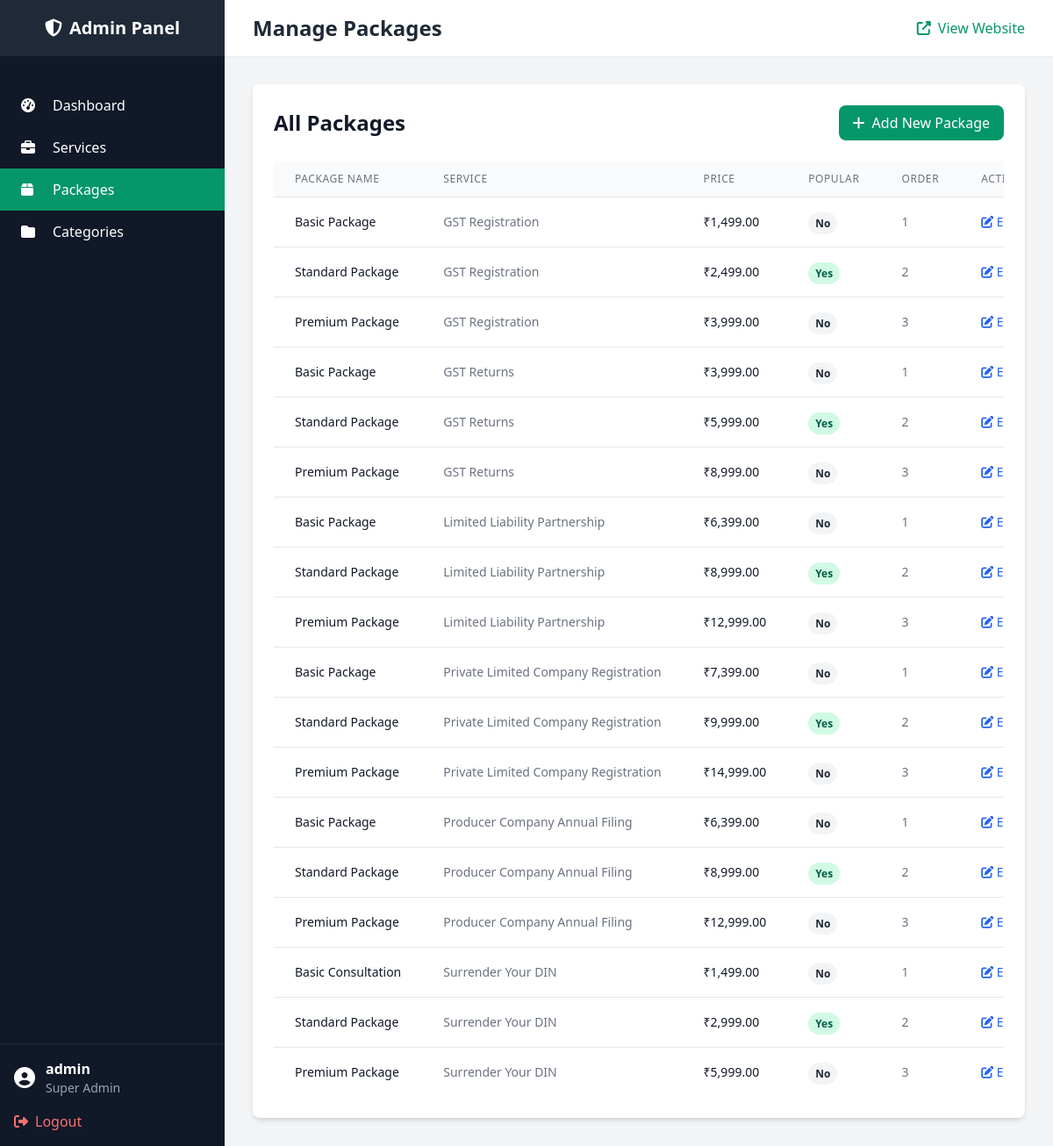
The page /statutory/admin/packages.php (signed in) on the database its author committed.
### tables this page shows
CREATE TABLE IF NOT EXISTS service_packages (
  id INT AUTO_INCREMENT PRIMARY KEY,
  service_id INT NOT NULL,
  name VARCHAR(255) NOT NULL,
  price DECIMAL(10, 2) NOT NULL,
  description TEXT,
  is_popular BOOLEAN DEFAULT FALSE,
  display_order INT NOT NULL DEFAULT 0,
  created_at TIMESTAMP DEFAULT CURRENT_TIMESTAMP,
  FOREIGN KEY (service_id) REFERENCES services(id) ON DELETE CASCADE,
  INDEX idx_service_id (service_id),
  INDEX idx_display_order (display_order)
);

CREATE TABLE IF NOT EXISTS services (
  id INT AUTO_INCREMENT PRIMARY KEY,
  category_id INT NOT NULL,
  name VARCHAR(255) NOT NULL,
  description TEXT,
  price DECIMAL(10, 2) NULL,
  price_text VARCHAR(255) NULL,
  is_featured BOOLEAN DEFAULT FALSE,
  display_order INT NOT NULL DEFAULT 0,
  status ENUM('active', 'inactive') DEFAULT 'active',
  created_at TIMESTAMP DEFAULT CURRENT_TIMESTAMP,
  FOREIGN KEY (category_id) REFERENCES service_categories(id) ON DELETE CASCADE,
  INDEX idx_category_id (category_id),
  INDEX idx_display_order (display_order),
  INDEX idx_status (status)
);

### statutory/admin/packages.php (the view, shortened to what this page needs)
<?php
require_once __DIR__ . '/config/database.php';
require_once __DIR__ . '/includes/header.php';
$action = $_GET['action'] ?? 'list';
$packageId = $_GET['id'] ?? null;
$serviceId = $_GET['service_id'] ?? null;
$packages = [];
if ($action === 'list') {
    $conn = $adminDb->getConnection();
    try {
        $stmt = $conn->prepare("
            SELECT p.*, s.name as service_name
            FROM service_packages p
            LEFT JOIN services s ON p.service_id = s.id
            ORDER BY s.name, p.display_order
        ");
        $stmt->execute();
        $packages = $stmt->fetchAll();
    } catch(PDOException $e) {
        error_log("Error fetching packages: " . $e->getMessage());
    }
} elseif ($action === 'add' && $serviceId) {
    $package = ['service_id' => $serviceId];
}
?>
<?php if ($action === 'list'): ?>
    <div class="bg-white rounded-lg shadow-md p-6">
        <div class="flex justify-between items-center mb-6">
            <h3 class="text-2xl font-bold text-gray-900">All Packages</h3>
            <a href="?action=add" class="bg-emerald-600 text-white px-4 py-2 rounded-lg hover:bg-emerald-700 transition-colors">
                <i class="fas fa-plus mr-2"></i>Add New Package
            </a>
        </div>
        <div class="overflow-x-auto">
            <table class="min-w-full divide-y divide-gray-200">
                <thead class="bg-gray-50">
                    <tr>
                        <th class="px-6 py-3 text-left text-xs font-medium text-gray-500 uppercase tracking-wider">Package Name</th>
                        <th class="px-6 py-3 text-left text-xs font-medium text-gray-500 uppercase tracking-wider">Service</th>
                        <th class="px-6 py-3 text-left text-xs font-medium text-gray-500 uppercase tracking-wider">Price</th>
                        <th class="px-6 py-3 text-left text-xs font-medium text-gray-500 uppercase tracking-wider">Popular</th>
                        <th class="px-6 py-3 text-left text-xs font-medium text-gray-500 uppercase tracking-wider">Order</th>
                        <th class="px-6 py-3 text-left text-xs font-medium text-gray-500 uppercase tracking-wider">Actions</th>
                    </tr>
                </thead>
                <tbody class="bg-white divide-y divide-gray-200">
                    <?php foreach ($packages as $pkg): ?>
                        <tr>
                            <td class="px-6 py-4 whitespace-nowrap">
                                <div class="text-sm font-medium text-gray-900"><?php echo htmlspecialchars($pkg['name']); ?></div>
                            </td>
                            <td class="px-6 py-4 whitespace-nowrap">
                                <div class="text-sm text-gray-500"><?php echo htmlspecialchars($pkg['service_name'] ?? 'N/A'); ?></div>
                            </td>
                            <td class="px-6 py-4 whitespace-nowrap">
                                <div class="text-sm text-gray-900">₹<?php echo number_format($pkg['price'], 2); ?></div>
                            </td>
                            <td class="px-6 py-4 whitespace-nowrap">
                                <?php if ($pkg['is_popular']): ?>
                                    <span class="px-2 py-1 text-xs font-semibold rounded-full bg-emerald-100 text-emerald-800">Yes</span>
                                <?php else: ?>
                                    <span class="px-2 py-1 text-xs font-semibold rounded-full bg-gray-100 text-gray-800">No</span>
                                <?php endif; ?>
                            </td>
                            <td class="px-6 py-4 whitespace-nowrap text-sm text-gray-500">
                                <?php echo $pkg['display_order']; ?>
                            </td>
                            <td class="px-6 py-4 whitespace-nowrap text-sm font-medium">
                                <a href="?action=edit&id=<?php echo $pkg['id']; ?>" class="text-blue-600 hover:text-blue-900 mr-4">
                                    <i class="fas fa-edit"></i> Edit
                                </a>
                            </td>
                        </tr>
                    <?php endforeach; ?>
                </tbody>
            </table>
        </div>
    </div>
<?php endif; ?>
<?php require_once __DIR__ . '/includes/footer.php'; ?>

### rows shown on the page
service_packages: name "Basic Package", service.name "GST Registration", price "1,499.00", is_popular "No", display_order "1"
service_packages: name "Standard Package", service.name "GST Registration", price "2,499.00", is_popular "Yes", display_order "2"
service_packages: name "Premium Package", service.name "GST Registration", price "3,999.00", is_popular "No", display_order "3"
service_packages: name "Basic Package", service.name "GST Returns", price "3,999.00", is_popular "No", display_order "1"
service_packages: name "Standard Package", service.name "GST Returns", price "5,999.00", is_popular "Yes", display_order "2"
service_packages: name "Premium Package", service.name "GST Returns", price "8,999.00", is_popular "No", display_order "3"
service_packages: name "Basic Package", service.name "Limited Liability Partnership", price "6,399.00", is_popular "No", display_order "1"
service_packages: name "Standard Package", service.name "Limited Liability Partnership", price "8,999.00", is_popular "Yes", display_order "2"
service_packages: name "Premium Package", service.name "Limited Liability Partnership", price "12,999.00", is_popular "No", display_order "3"
service_packages: name "Basic Package", service.name "Private Limited Company Registration", price "7,399.00", is_popular "No", display_order "1"
service_packages: name "Standard Package", service.name "Private Limited Company Registration", price "9,999.00", is_popular "Yes", display_order "2"
service_packages: name "Premium Package", service.name "Private Limited Company Registration", price "14,999.00", is_popular "No", display_order "3"
service_packages: name "Basic Package", service.name "Producer Company Annual Filing", price "6,399.00", is_popular "No", display_order "1"
service_packages: name "Standard Package", service.name "Producer Company Annual Filing", price "8,999.00", is_popular "Yes", display_order "2"
service_packages: name "Premium Package", service.name "Producer Company Annual Filing", price "12,999.00", is_popular "No", display_order "3"
service_packages: name "Basic Consultation", service.name "Surrender Your DIN", price "1,499.00", is_popular "No", display_order "1"
service_packages: name "Standard Package", service.name "Surrender Your DIN", price "2,999.00", is_popular "Yes", display_order "2"
service_packages: name "Premium Package", service.name "Surrender Your DIN", price "5,999.00", is_popular "No", display_order "3"

### other values the page prints
$adminInfo['username'] "admin"
$pageTitle "Manage Packages"
